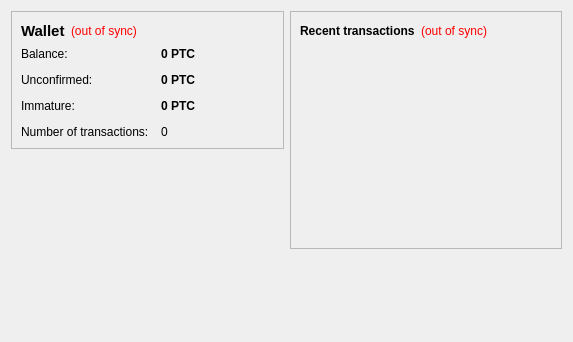
<?xml version="1.0" encoding="UTF-8"?>
<ui version="4.0">
 <class>OverviewPage</class>
 <widget class="QWidget" name="OverviewPage">
  <property name="geometry">
   <rect>
    <x>0</x>
    <y>0</y>
    <width>573</width>
    <height>342</height>
   </rect>
  </property>
  <property name="windowTitle">
   <string>Form</string>
  </property>
  <layout class="QHBoxLayout" name="horizontalLayout" stretch="1,1">
   <item>
    <layout class="QVBoxLayout" name="verticalLayout_2">
     <item>
      <widget class="QFrame" name="frame">
       <property name="frameShape">
        <enum>QFrame::StyledPanel</enum>
       </property>
       <property name="frameShadow">
        <enum>QFrame::Raised</enum>
       </property>
       <layout class="QVBoxLayout" name="verticalLayout_4">
        <item>
         <layout class="QHBoxLayout" name="horizontalLayout_4">
          <item>
           <widget class="QLabel" name="label_5">
            <property name="font">
             <font>
              <pointsize>11</pointsize>
              <weight>75</weight>
              <bold>true</bold>
             </font>
            </property>
            <property name="text">
             <string>Wallet</string>
            </property>
           </widget>
          </item>
          <item>
           <widget class="QLabel" name="labelWalletStatus">
            <property name="toolTip">
             <string>The displayed information may be out of date. Your wallet automatically synchronizes with the PointCoin network after a connection is established, but this process has not completed yet.</string>
            </property>
            <property name="styleSheet">
             <string notr="true">QLabel { color: red; }</string>
            </property>
            <property name="text">
             <string notr="true">(out of sync)</string>
            </property>
            <property name="alignment">
             <set>Qt::AlignLeading|Qt::AlignLeft|Qt::AlignVCenter</set>
            </property>
           </widget>
          </item>
          <item>
           <spacer name="horizontalSpacer_2">
            <property name="orientation">
             <enum>Qt::Horizontal</enum>
            </property>
            <property name="sizeHint" stdset="0">
             <size>
              <width>40</width>
              <height>20</height>
             </size>
            </property>
           </spacer>
          </item>
         </layout>
        </item>
        <item>
         <layout class="QFormLayout" name="formLayout_2">
          <property name="fieldGrowthPolicy">
           <enum>QFormLayout::AllNonFixedFieldsGrow</enum>
          </property>
          <property name="horizontalSpacing">
           <number>12</number>
          </property>
          <property name="verticalSpacing">
           <number>12</number>
          </property>
          <item row="0" column="0">
           <widget class="QLabel" name="label">
            <property name="text">
             <string>Balance:</string>
            </property>
           </widget>
          </item>
          <item row="0" column="1">
           <widget class="QLabel" name="labelBalance">
            <property name="font">
             <font>
              <weight>75</weight>
              <bold>true</bold>
             </font>
            </property>
            <property name="cursor">
             <cursorShape>IBeamCursor</cursorShape>
            </property>
            <property name="toolTip">
             <string>Your current balance</string>
            </property>
            <property name="text">
             <string notr="true">0 PTC</string>
            </property>
            <property name="textInteractionFlags">
             <set>Qt::LinksAccessibleByMouse|Qt::TextSelectableByKeyboard|Qt::TextSelectableByMouse</set>
            </property>
           </widget>
          </item>
          <item row="1" column="0">
           <widget class="QLabel" name="label_3">
            <property name="text">
             <string>Unconfirmed:</string>
            </property>
           </widget>
          </item>
          <item row="1" column="1">
           <widget class="QLabel" name="labelUnconfirmed">
            <property name="font">
             <font>
              <weight>75</weight>
              <bold>true</bold>
             </font>
            </property>
            <property name="cursor">
             <cursorShape>IBeamCursor</cursorShape>
            </property>
            <property name="toolTip">
             <string>Total of transactions that have yet to be confirmed, and do not yet count toward the current balance</string>
            </property>
            <property name="text">
             <string notr="true">0 PTC</string>
            </property>
            <property name="textInteractionFlags">
             <set>Qt::LinksAccessibleByMouse|Qt::TextSelectableByKeyboard|Qt::TextSelectableByMouse</set>
            </property>
           </widget>
          </item>
          <item row="3" column="0">
           <widget class="QLabel" name="label_2">
            <property name="text">
             <string>Number of transactions:</string>
            </property>
           </widget>
          </item>
          <item row="3" column="1">
           <widget class="QLabel" name="labelNumTransactions">
            <property name="toolTip">
             <string>Total number of transactions in wallet</string>
            </property>
            <property name="text">
             <string notr="true">0</string>
            </property>
           </widget>
          </item>
          <item row="2" column="0">
           <widget class="QLabel" name="labelImmatureText">
            <property name="text">
             <string>Immature:</string>
            </property>
           </widget>
          </item>
          <item row="2" column="1">
           <widget class="QLabel" name="labelImmature">
            <property name="font">
             <font>
              <weight>75</weight>
              <bold>true</bold>
             </font>
            </property>
            <property name="toolTip">
             <string>Mined balance that has not yet matured</string>
            </property>
            <property name="text">
             <string notr="true">0 PTC</string>
            </property>
            <property name="textInteractionFlags">
             <set>Qt::LinksAccessibleByMouse|Qt::TextSelectableByKeyboard|Qt::TextSelectableByMouse</set>
            </property>
           </widget>
          </item>
         </layout>
        </item>
       </layout>
      </widget>
     </item>
     <item>
      <spacer name="verticalSpacer">
       <property name="orientation">
        <enum>Qt::Vertical</enum>
       </property>
       <property name="sizeHint" stdset="0">
        <size>
         <width>20</width>
         <height>40</height>
        </size>
       </property>
      </spacer>
     </item>
    </layout>
   </item>
   <item>
    <layout class="QVBoxLayout" name="verticalLayout_3">
     <item>
      <widget class="QFrame" name="frame_2">
       <property name="frameShape">
        <enum>QFrame::StyledPanel</enum>
       </property>
       <property name="frameShadow">
        <enum>QFrame::Raised</enum>
       </property>
       <layout class="QVBoxLayout" name="verticalLayout">
        <item>
         <layout class="QHBoxLayout" name="horizontalLayout_2">
          <item>
           <widget class="QLabel" name="label_4">
            <property name="text">
             <string>&lt;b&gt;Recent transactions&lt;/b&gt;</string>
            </property>
           </widget>
          </item>
          <item>
           <widget class="QLabel" name="labelTransactionsStatus">
            <property name="toolTip">
             <string>The displayed information may be out of date. Your wallet automatically synchronizes with the PointCoin network after a connection is established, but this process has not completed yet.</string>
            </property>
            <property name="styleSheet">
             <string notr="true">QLabel { color: red; }</string>
            </property>
            <property name="text">
             <string notr="true">(out of sync)</string>
            </property>
            <property name="alignment">
             <set>Qt::AlignRight|Qt::AlignTrailing|Qt::AlignVCenter</set>
            </property>
           </widget>
          </item>
          <item>
           <spacer name="horizontalSpacer">
            <property name="orientation">
             <enum>Qt::Horizontal</enum>
            </property>
            <property name="sizeHint" stdset="0">
             <size>
              <width>40</width>
              <height>20</height>
             </size>
            </property>
           </spacer>
          </item>
         </layout>
        </item>
        <item>
         <widget class="QListView" name="listTransactions">
          <property name="styleSheet">
           <string notr="true">QListView { background: transparent; }</string>
          </property>
          <property name="frameShape">
           <enum>QFrame::NoFrame</enum>
          </property>
          <property name="verticalScrollBarPolicy">
           <enum>Qt::ScrollBarAlwaysOff</enum>
          </property>
          <property name="horizontalScrollBarPolicy">
           <enum>Qt::ScrollBarAlwaysOff</enum>
          </property>
          <property name="selectionMode">
           <enum>QAbstractItemView::NoSelection</enum>
          </property>
         </widget>
        </item>
       </layout>
      </widget>
     </item>
     <item>
      <spacer name="verticalSpacer_2">
       <property name="orientation">
        <enum>Qt::Vertical</enum>
       </property>
       <property name="sizeHint" stdset="0">
        <size>
         <width>20</width>
         <height>40</height>
        </size>
       </property>
      </spacer>
     </item>
    </layout>
   </item>
  </layout>
 </widget>
 <resources/>
 <connections/>
</ui>
